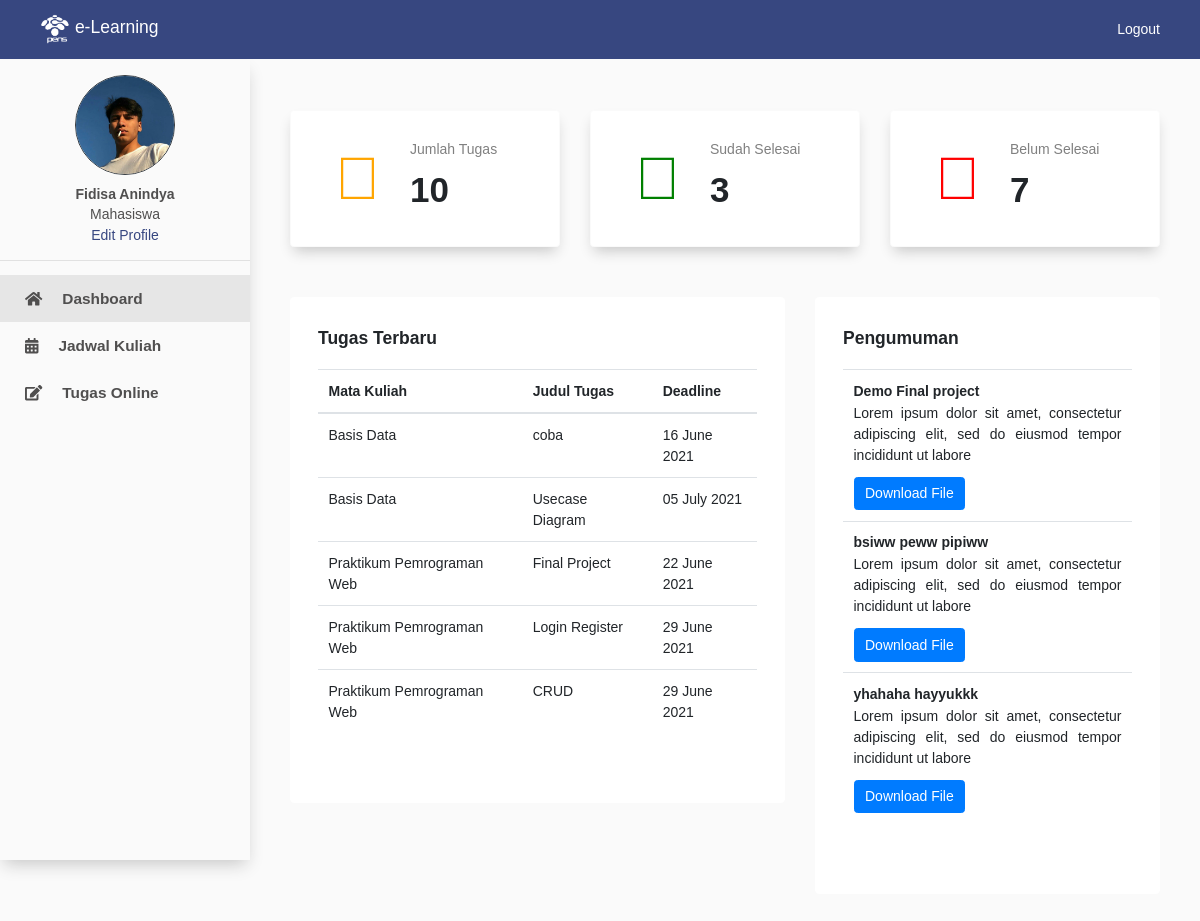
Page /view/user/dashboard.php (signed in) on the committed database.
### tables this page shows
CREATE TABLE `user` (
  `id` int(11) NOT NULL,
  `user_id` int(11) NOT NULL,
  `nama` varchar(100) NOT NULL,
  `email` varchar(100) NOT NULL,
  `password` varchar(100) NOT NULL,
  `nama_foto` varchar(100) NOT NULL,
  `tipe_foto` varchar(100) NOT NULL,
  `role` varchar(100) NOT NULL
);

CREATE TABLE `daftar_tugas` (
  `id` int(11) NOT NULL,
  `matkul_id` int(11) NOT NULL,
  `dosen_id` int(11) NOT NULL,
  `kelas_id` int(11) NOT NULL,
  `judul` varchar(100) NOT NULL,
  `deskripsi` varchar(100) NOT NULL,
  `deadline` varchar(100) NOT NULL,
  `jam` varchar(100) NOT NULL
);

CREATE TABLE `matkul` (
  `id` int(11) NOT NULL,
  `matkul` varchar(100) NOT NULL,
  `sks` varchar(100) NOT NULL
);

CREATE TABLE `informasi` (
  `id` int(11) NOT NULL,
  `judul` varchar(100) NOT NULL,
  `deskripsi` varchar(100) NOT NULL,
  `nama_file` varchar(100) NOT NULL
);

### view/user/dashboard.php (the view, shortened to what this page needs)
<?php
include '../../config/connection.php';
$id = $_SESSION['id'];
$query = mysqli_query($connection, "SELECT * FROM user WHERE id = $id");
$result = mysqli_fetch_assoc($query);
$data = mysqli_fetch_assoc(mysqli_query($connection, "SELECT * FROM mahasiswa WHERE id = $result[user_id]"));
?>
<!DOCTYPE html>
<html lang="en">
<head>
    <link rel="stylesheet" href="https://cdn.jsdelivr.net/npm/bootstrap@4.6.0/dist/css/bootstrap.min.css">
    <link rel="stylesheet" href="https://cdnjs.cloudflare.com/ajax/libs/font-awesome/5.13.0/css/all.min.css">
    <link rel="stylesheet" href="../style.css">
</head>
<body style="background: #fafafa">
    <nav class="navbar navbar-light fixed-top" style="padding: 10px 40px; background-color: #374780">
        <a class="navbar-brand" href="#" style="color: #ffff">
            <img src="../assets/pens_putih.png" width="30" height="30" class="d-inline-block align-top" alt="">
            e-Learning
        </a>
        <span class="navbar-text">
            <a href="../../config/logoutDosen.php" style="color: #ffff; text-decoration: none">Logout</a>
        </span>
    </nav>
    <div class="wrapper">
        <nav id="sidebar">
            <div style="text-align: center; margin-top: 15px">
                <?php
                if ($result['nama_foto'] == '') {
                ?><img src="../assets/user.png" width="90px" height="90px" class="rounded-circle border border-dark"><br><br>
                <?php
                } else {
                ?><img src="../../profileUser/<?php echo $result['nama_foto'] ?>" width="100px" height="100px" class="rounded-circle border border-dark"><br><br>
                <?php
                }
                ?>
                <p style="margin-top: -12px; font-weight: bold; margin-bottom: 2px"><?php echo $result['nama'] ?></p>
                <p style="margin-top: -3px; margin-bottom: 0px">Mahasiswa</p>
                <a href="" style="color:#374780" data-toggle="modal" data-target="#editProfile">Edit Profile</a>
            </div>
            <hr>
            <ul class="list-unstyled components" style="margin-top: 10px">
                <li class="active">
                    <a href="dashboard.php"><span class="fas fa-home" style="margin-right: 20px;"></span>Dashboard</a>
                </li>
                <li>
                    <a href="jadwalKuliah.php"><span class="fas fa-calendar-alt" style="margin-right: 20px;"></span>Jadwal Kuliah</a>
                </li>
                <li>
                    <a href="tugasOnline.php"><span class="fas fa-edit" style="margin-right: 20px;"></span>Tugas Online</a>
                </li>
            </ul>
        </nav>
        <div class="content">
            <div style="padding: 30px 20px">
                <div class="row">
                    <div class="col-md-4">
                        <div class="card" style="padding: 10px 10px 10px 30px; border-color: rgb(250, 250, 250); box-shadow: 0 8px 13px -4px rgb(199, 199, 199);">
                            <div class="card-body" style="flex-direction: column; align-items: flex-start;">
                                <div style="display: flex;">
                                    <i class="fal fa-clipboard-list" style="font-size: 60px; color:#7dafff; margin-top: 10px; color: orange"></i>
                                    <div class="display: column" style="margin-left: 30px">
                                        <p style="color:grey">Jumlah Tugas</p>
                                        <?php
                                        $jTugas = mysqli_num_rows(mysqli_query($connection, "SELECT * FROM daftar_tugas WHERE kelas_id = $data[kelas_id]"));
                                        ?>
                                        <h1 style="margin-top: -5px; font-weight: bold"><?php echo $jTugas ?></h1>
                                    </div>
                                </div>
                            </div>
                        </div>
                    </div>
                    <div class="col-md-4">
                        <div class="card" style="padding: 10px 10px 10px 30px; border-color: rgb(250, 250, 250); box-shadow: 0 8px 13px -4px rgb(199, 199, 199);">
                            <div class="card-body" style="flex-direction: column; align-items: flex-start;">
                                <div style="display: flex;">
                                    <i class="fal fa-check-circle" style="font-size: 60px; color:#7dafff; margin-top: 10px; color: green"></i>
                                    <div class="display: column" style="margin-left: 30px">
                                        <p style="color:grey">Sudah Selesai</p>
                                        <?php
                                        $jSudah = mysqli_num_rows(mysqli_query($connection, "SELECT * FROM tugas WHERE user_id = $result[user_id]"));
                                        ?>
                                        <h1 style="margin-top: -5px; font-weight: bold"><?php echo $jSudah ?></h1>
                                    </div>
                                </div>
                            </div>
                        </div>
                    </div>
                    <div class="col-md-4">
                        <div class="card" style="padding: 10px 10px 10px 30px; border-color: rgb(250, 250, 250); box-shadow: 0 8px 13px -4px rgb(199, 199, 199);">
                            <div class="card-body" style="flex-direction: column; align-items: flex-start;">
                                <div style="display: flex;">
                                    <i class="fal fa-times-circle" style="font-size: 60px; color:#7dafff; margin-top: 10px; color: red"></i>
                                    <div class="display: column" style="margin-left: 30px">
                                        <p style="color:grey">Belum Selesai</p>
                                        <?php
                                        $jBelum = $jTugas - $jSudah;
                                        ?>
                                        <h1 style="margin-top: -5px; font-weight: bold"><?php echo $jBelum ?></h1>
                                    </div>
                                </div>
                            </div>
                        </div>
                    </div>
                </div>
                <div class="row" style="margin-top: 50px;">
                    <div class="col-md-7">
                        <div class="jumbotron" style="background-color: white">
                        <h5 style="font-weight: bold; margin-top: -25px; margin-bottom: 20px">Tugas Terbaru</h5>
                            <table class="table">
                                <thead>
                                    <tr>
                                        <th scope="col">Mata Kuliah</th>
                                        <th scope="col">Judul Tugas</th>
                                        <th scope="col">Deadline</th>
                                    </tr>
                                </thead>
                                <tbody>
                                <?php
                                $tugas = mysqli_query($connection, "SELECT * FROM daftar_tugas WHERE kelas_id = $data[kelas_id] ORDER BY id DESC LIMIT 5");
                                foreach($tugas as $key=>$value){
                                ?>
                                    <tr>
                                        <?php $matkul = mysqli_fetch_assoc(mysqli_query($connection, "SELECT * FROM matkul WHERE id = $value[matkul_id]"));?>
                                        <td><?php echo $matkul['matkul'] ?></td>
                                        <td><?php echo $value['judul'] ?></td>
                                        <td><?php echo date('d F Y', strtotime($value['deadline'])) ?></td>
                                    </tr>
                                <?php
                                }?>
                                </tbody>
                            </table>
                        </div>
                    </div>
                    <div class="col-md-5">
                        <div class="jumbotron" style="background-color: white">
                        <h5 style="font-weight: bold; margin-top: -25px; margin-bottom: 20px">Pengumuman</h5>
                            <table class="table">
                                <tbody>
                                <?php
                                $info = mysqli_query($connection, "SELECT * FROM informasi ORDER BY id DESC LIMIT 3");
                                foreach($info as $value){
                                ?>
                                    <tr>
                                        <td><?php echo "<p style='margin-bottom:-20px; font-weight: bold'>$value[judul]</p>" ?>
                                        <br><?php echo "<p style='margin-bottom:-10px; text-align: justify'>$value[deskripsi]</p>"?>
                                        <br><a href="../../config/download.php?filename=<?php echo $value['nama_file'] ?>" class="btn btn-primary">Download File</a></td>
                                    </tr>
                                <?php
                                }?>
                                </tbody>
                            </table>
                        </div>
                    </div>
                </div>
            </div>
        </div>
    </div>
</body>
</html>

### view/style.css (style rules this page uses)
* { font-family: 'Poppins', sans-serif; font-size: 14px; }
.wrapper { display: flex; width: 100%; align-items: stretch; margin-top: 60px }
a, a:hover, a:focus { color: inherit; text-decoration: none; transition: all 0.3s; }
#sidebar { min-width: 250px; max-width: 250px; min-height: 100vh; background: rgb(250, 250, 250); color: rgb(80, 79, 79); transition: all 0.3s; box-shadow: 0 8px 16px -4px rgb(199, 199, 199); position: fixed; }
#sidebar ul li a { padding: 12px 25px; font-size: 1.1em; display: block; font-weight: 600; }
#sidebar ul li.active { color: rgb(80, 79, 79); background: #e6e6e6; }
.content { width: 100%; padding: 20px; min-height: 100vh; margin-left: 250px; }
.card-body { padding: 1.3rem 1rem; display: flex; align-items: center; }

### rows in the picture
user: nama_foto (picture), nama "Fidisa Anindya"
daftar_tugas: matkul.matkul "Basis Data", judul "coba", deadline "16 June 2021"
daftar_tugas: matkul.matkul "Basis Data", judul "Usecase Diagram", deadline "05 July 2021"
daftar_tugas: matkul.matkul "Praktikum Pemrograman Web", judul "Final Project", deadline "22 June 2021"
daftar_tugas: matkul.matkul "Praktikum Pemrograman Web", judul "Login Register", deadline "29 June 2021"
daftar_tugas: matkul.matkul "Praktikum Pemrograman Web", judul "CRUD", deadline "29 June 2021"
informasi: judul "Demo Final project", deskripsi "Lorem ipsum dolor sit amet, consectetur adipiscing elit, sed do eiusmod tempor incididunt ut labore"
informasi: judul "bsiww peww pipiww", deskripsi "Lorem ipsum dolor sit amet, consectetur adipiscing elit, sed do eiusmod tempor incididunt ut labore"
informasi: judul "yhahaha hayyukkk", deskripsi "Lorem ipsum dolor sit amet, consectetur adipiscing elit, sed do eiusmod tempor incididunt ut labore"

### other values in the picture
$jTugas "10"
$jSudah "3"
$jBelum "7"
